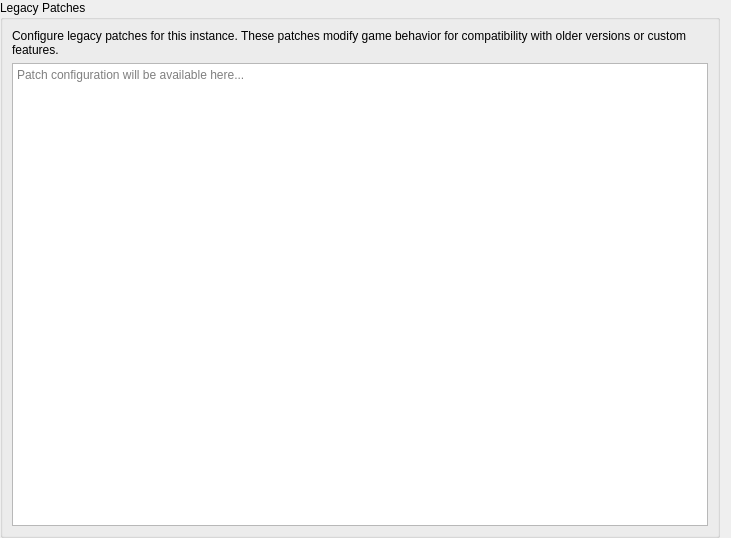
<?xml version="1.0" encoding="UTF-8"?>
<ui version="4.0">
 <class>LegacyPatchesPage</class>
 <widget class="QWidget" name="LegacyPatchesPage">
  <property name="geometry">
   <rect>
    <x>0</x>
    <y>0</y>
    <width>731</width>
    <height>538</height>
   </rect>
  </property>
  <layout class="QVBoxLayout" name="verticalLayout">
   <property name="leftMargin">
    <number>0</number>
   </property>
   <property name="topMargin">
    <number>0</number>
   </property>
   <property name="bottomMargin">
    <number>0</number>
   </property>
   <item>
    <widget class="QGroupBox" name="patchesGroupBox">
     <property name="title">
      <string>Legacy Patches</string>
     </property>
     <layout class="QVBoxLayout" name="verticalLayout_2">
      <item>
       <widget class="QLabel" name="descriptionLabel">
        <property name="text">
         <string>Configure legacy patches for this instance. These patches modify game behavior for compatibility with older versions or custom features.</string>
        </property>
        <property name="wordWrap">
         <bool>true</bool>
        </property>
       </widget>
      </item>
      <item>
       <widget class="QTextEdit" name="patchNotesEditor">
        <property name="tabChangesFocus">
         <bool>true</bool>
        </property>
        <property name="placeholderText">
         <string>Patch configuration will be available here...</string>
        </property>
       </widget>
      </item>
     </layout>
    </widget>
   </item>
  </layout>
 </widget>
 <resources/>
 <connections/>
</ui>
